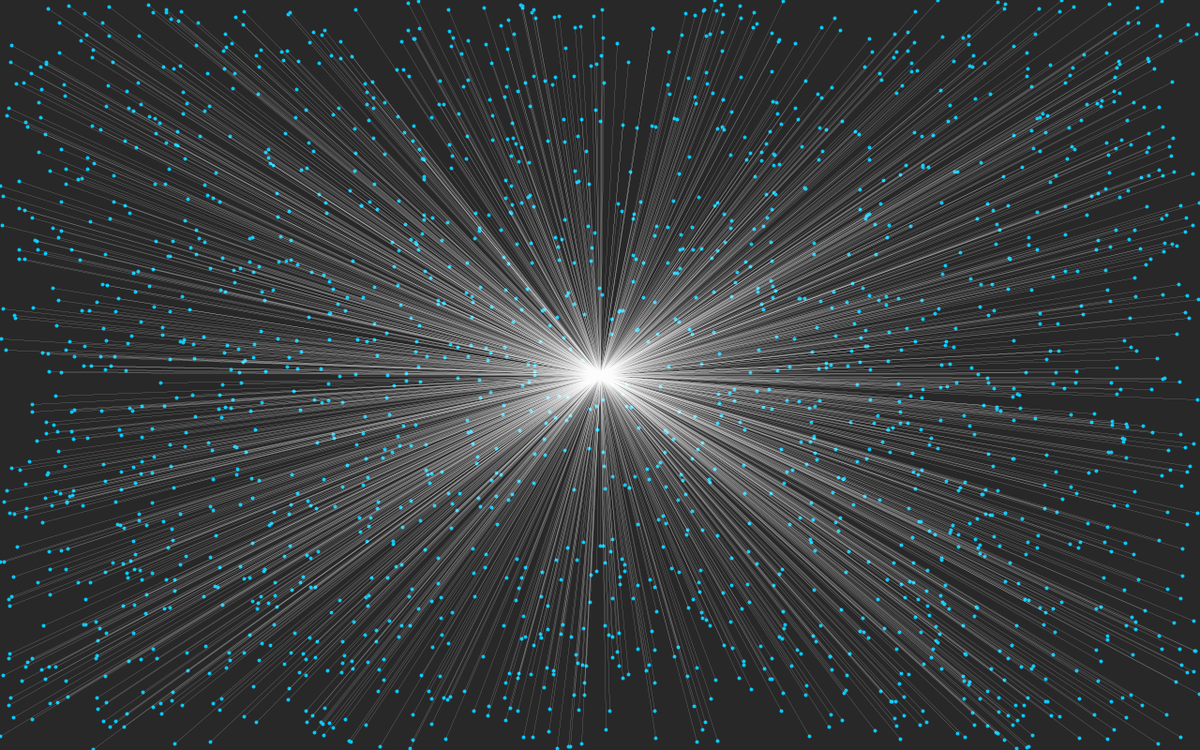
Frame 1 (no input)
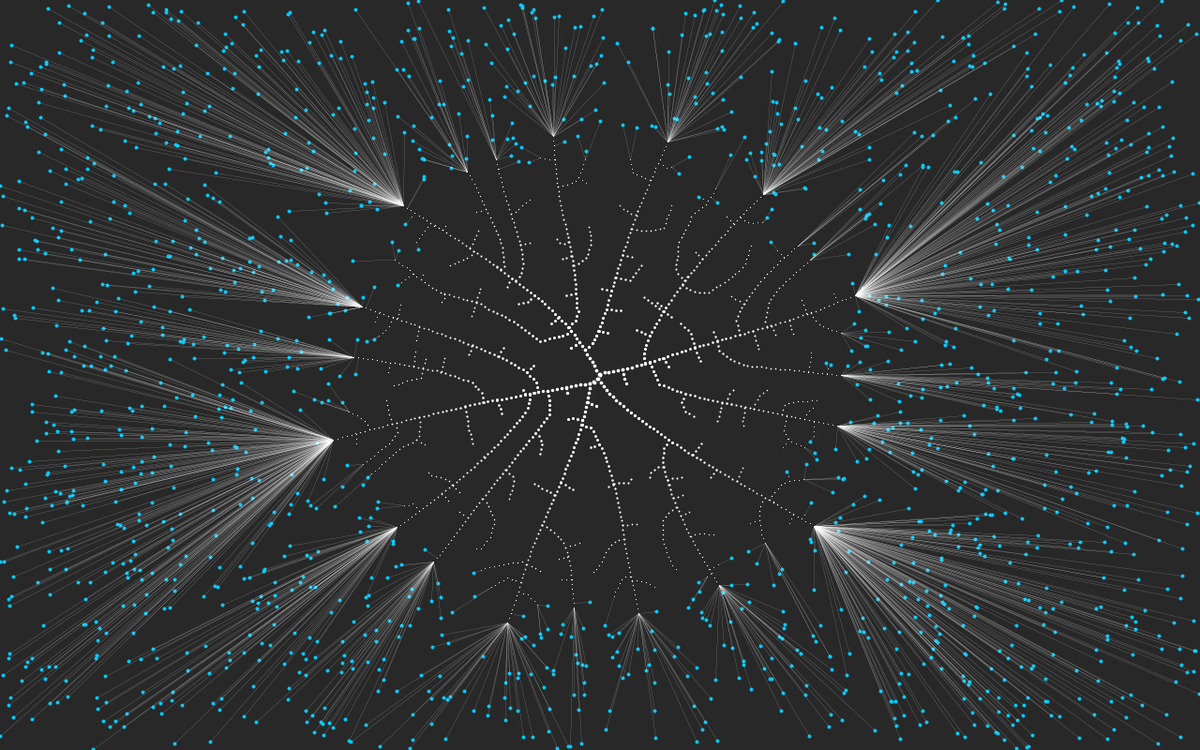
Frame 60 (the mouse pressed at the canvas centre just before this capture)
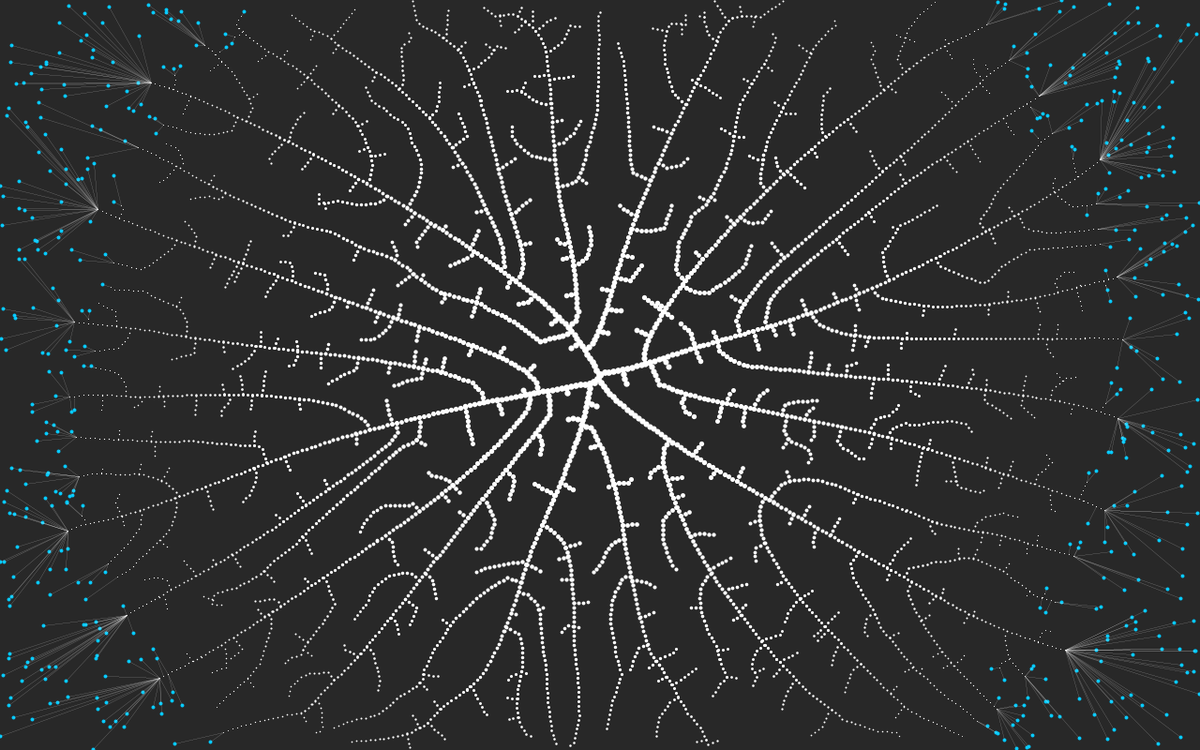
Frame 120 (the mouse held since frame 60 and released just before this capture)

The Processing sketch that drew these frames (run headless with seeded random() and noise(); from frame 60 on, the mouse is pressed at the canvas centre):

// Processing sketch: FelixandVince_Venation
// ── FelixandVince_Venation.pde

// Venation and Growth sketch
// Felix and Vince 2014
// based off the paper by runions et al.
// http://algorithmicbotany.org/papers/venation.sig2005.pdf

// declare arraylist of Auxins

ArrayList<Auxin> allAuxins;

// declare arraylist of Root Particles

ArrayList<Root> allRoots;

ArrayList<Root> rootAdditions;

ArrayList<Integer> deadAuxinIds;

int closestId = -1;

float distance;
float currentClosest;

void setup() {
  size(1280, 800);
  background(40);

  // initialise random arraylist of auxins

  allAuxins = new ArrayList<Auxin>();

  //set all positions of auxins
  for (int i = 0; i < 2000; i++) {
    allAuxins.add(new Auxin(new PVector(random(width), random(height))));
  }

//  //set all positions of auxins in grid
//  for (int i = 0; i < 150; i++) {
//    for (int j = 0; j < 70; j++) {
//      allAuxins.add(new Auxin(new PVector(i*width/150, j*height/70)));
//    }
//  }


  // initialise first Root particle

  allRoots = new ArrayList<Root>();

  rootAdditions = new ArrayList<Root>();

  deadAuxinIds = new ArrayList<Integer>();

  allRoots.add(new Root(new PVector(width/2, height/2)));
}

void draw() {
  background(40);

  // attributes the roots with all of their closest auxins


  for (int a = 0; a < allAuxins.size(); a++) {

    currentClosest = width+height;
    closestId = -1;

    for (int r = 0; r < allRoots.size(); r++) {

      distance = PVector.dist(allAuxins.get(a).pos, allRoots.get(r).pos);

      if (distance < currentClosest) {
        currentClosest = distance;
        closestId = r;
      }

      if (distance < 10) {
        deadAuxinIds.add(a);
        //println("auxin removed");
      }
    }

    // add closest auxin to root particles closest list

    allRoots.get(closestId).closestAuxins.add(allAuxins.get(a));

    allAuxins.get(a).display();
  }

  // grow roots with respect to their closest Auxins

  for (Root root : allRoots) {

    // if the root particle has at least one auxin to grow towards

    if (root.closestAuxins.size() > 0) {

      root.grow();
    }

    root.display();

    // clear roots auxin list for next iteration

    root.closestAuxins.clear();
  }

  // add the new root particles to the list

  for (Root root : rootAdditions) {
    allRoots.add(root);
  }
  rootAdditions.clear();

  // delete used up auxins

  for (int i = 0; i < deadAuxinIds.size(); i++) {
    allAuxins.remove(deadAuxinIds.get(i)-i);
  }

  deadAuxinIds.clear();
}


// ── Auxin.pde
class Auxin{
  
  PVector pos;
  
  Auxin(PVector _pos){
    
    pos = _pos;
    
  }
  
  void display(){
    
    stroke(0,200,255);
    strokeWeight(4);
    
    point(pos.x, pos.y);
  }
  
}

// ── Root.pde
class Root {

  ArrayList<Auxin> closestAuxins;

  PVector pos;

  float radius;
  float age;
  float chainLen;

  Root(PVector startPoint) {

    pos = startPoint;
    radius = 10;
    closestAuxins = new ArrayList<Auxin>();
    age = 1;
    chainLen = 1;
  }

  void grow() {

    PVector towardsAuxins = new PVector(0, 0);
    PVector averageDirection = new PVector(0, 0);
    PVector newPos = new PVector(0, 0);

    for (Auxin auxin : closestAuxins) {

      towardsAuxins = PVector.sub(auxin.pos, pos);

      averageDirection.add(towardsAuxins);
    }

    averageDirection.normalize();

    averageDirection.mult(radius*0.5);

    newPos = PVector.add(pos, averageDirection);

    rootAdditions.add(new Root(newPos));

    //    age += 0.05;

    //    radius = closestAuxins.size();
    //radius = 50/allRoots.size();
    chainLen = closestAuxins.size()/10;
  }

  void display() {
    if (allAuxins.size() > 0) {
      //      age += chainLen/(chainLen+100);
      age += 0.05;
    }
    radius = age;

    stroke(255);
    strokeWeight(radius);

    point(pos.x, pos.y);

    strokeWeight(0.1);
    for (Auxin auxin : closestAuxins) {
      line(pos.x, pos.y, auxin.pos.x, auxin.pos.y);
    }
  }
}
